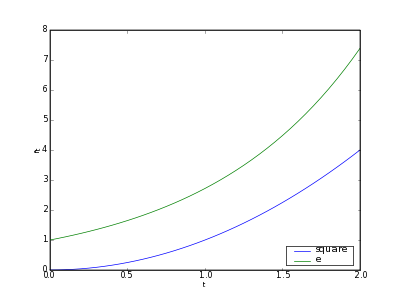

Generate this figure with Python:
import matplotlib
matplotlib.use('Agg')
from pylab import *
import calendar

def webshow(img):
    savefig(img,dpi=50)
    print 'Content-Type: text/html\n'
    print '<img width="400" height="300" src="'+img+'" />'
	
clf()
t = arange(0.0, 2.05, 0.05)
plot(t, t**2, t, exp(t))
legend(["square","e"],loc='lower right')
ylabel("ft",fontsize=10)
xlabel("t",fontsize=10)

webshow("legend.png")


